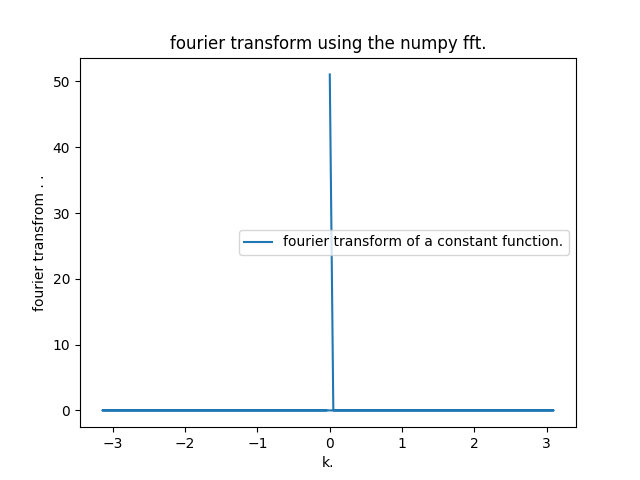

Write the Python code that produced this figure.
import numpy as np
import matplotlib.pyplot as plt

n=128
fx=np.ones(n)
dx=1
x=np.arange(n)-(n-1)*dx/2

#using numpy to calculate the fourier transform.
fk_np=np.fft.fft(fx)/np.sqrt(n)
k=2*np.pi*np.fft.fftfreq(n) 
ft=dx*np.sqrt(n/2/np.pi)*np.exp(-1j*k*x[0])*fk_np

plt.plot(k,np.real(ft),label='fourier transform of a constant function.')
plt.xlabel('k.')
plt.ylabel('fourier transfrom . .')
plt.legend()
plt.title('fourier transform using the numpy fft.')
plt.show() 
